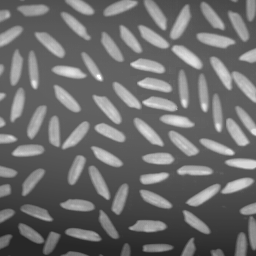
#> input picture ex7/rice.tiff, 256 x 256 px
$ python ex7.py
#> lines starting #> are read from the running program, lines starting #| are printed output that depends on the picture; after the words box and inside, x2 and y2 are one past the last pixel; in counts of white or black regions, pixels touching at a corner belong together
import cv2
import numpy as np

# 手动实现基本的全局阈值处理
def basic_threshold(image, threshold):
    thresholded_image = np.where(image > threshold, 255, 0)
    return thresholded_image.astype(np.uint8)

# 手动实现OTSU算法
def otsu_threshold(image):
    hist = cv2.calcHist([image], [0], None, [256], [0, 256])
    hist_norm = hist.ravel() / hist.sum()
    Q = hist_norm.cumsum()
    bins = np.arange(256)
    fn_min = np.inf
    thresh = -1
    for i in range(1, 256):
        p1, p2 = np.hsplit(hist_norm, [i])
        q1, q2 = Q[i], Q[255]-Q[i]
        if q1 == 0 or q2 == 0:
            continue
        b1, b2 = np.hsplit(bins,[i])
        m1, m2 = np.sum(p1 * b1) / q1, np.sum(p2 * b2) / q2
        v1, v2 = np.sum(((b1 - m1) ** 2) * p1) / q1, np.sum(((b2 - m2) ** 2) * p2) / q2
        fn = v1 * q1 + v2 * q2
        if fn < fn_min:
            fn_min = fn
            thresh = i
    return thresh, basic_threshold(image, thresh)

if __name__ == '__main__':

    rice_img = cv2.imread("rice.tiff", cv2.IMREAD_GRAYSCALE)
#> rice_img is the input picture: shape (256, 256); min 40, max 255, mean 109.2
    finger_img = cv2.imread("finger.tif", cv2.IMREAD_GRAYSCALE)
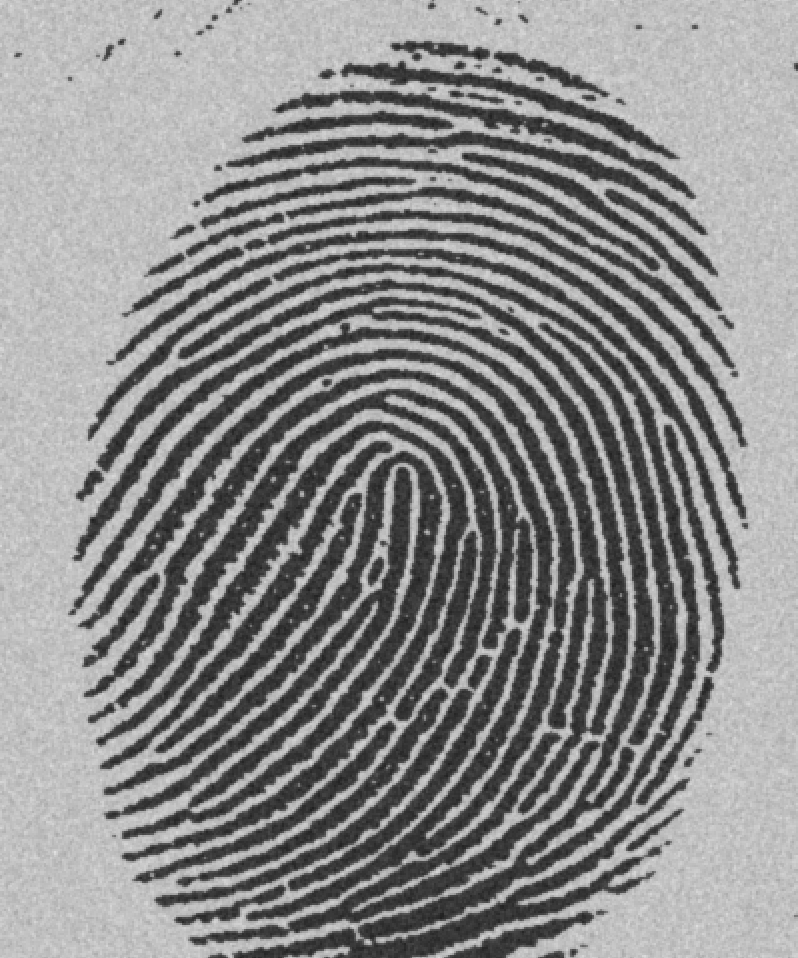
#> input picture ex7/finger.tif, 798 x 958 px
#> finger_img is the input picture: shape (958, 798); min 29, max 224, mean 140
    poly_img = cv2.imread("poly.tif", cv2.IMREAD_GRAYSCALE)
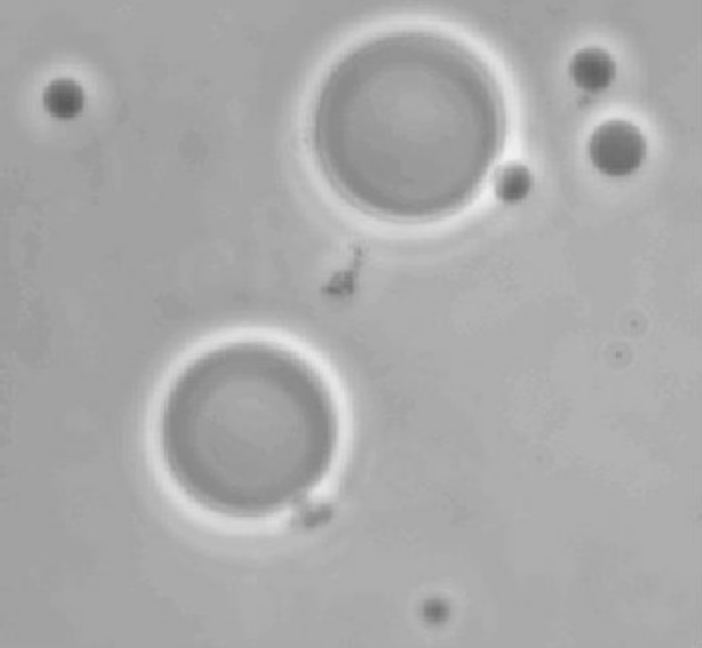
#> input picture ex7/poly.tif, 702 x 648 px
#> poly_img is the input picture: shape (648, 702); min 90, max 241, mean 169.6

    rice_threshold_value, rice_otsu = otsu_threshold(rice_img)
#> in otsu_threshold, `hist = cv2.calcHist([image], [0], None, [256], [0, 256])`: hist = 256 values, max 3974 at index 96, min 0 at index 0, mean 256
#> in otsu_threshold, `hist_norm = hist.ravel() / hist.sum()`: hist_norm = 256 values, max 0.0606 at index 96, min 0 at index 0, mean 0.00391
#> in otsu_threshold, `Q = hist_norm.cumsum()`: Q = 256 values from 0 to 1
#> the loop in otsu_threshold, `for i in range(1, 256):` made 255 passes
#> (q1, q2, m1, m2, v1, v2, fn, fn_min) on passes 40 to 50: (0.0191, 0.981, 0, 111.3, 0, 1810.6, 1776.1, 1776.1), (0.0221, 0.978, 34.43, 110.9, 26.69, 1716.8, 1679.3, 1679.3), (0.027, 0.973, 32.96, 111.3, 42.41, 1710.1, 1665.1, 1665.1), (0.0285, 0.972, 38.32, 111.3, 4.94, 1688.9, 1641, 1641), (0.0315, 0.968, 36.69, 111.5, 14.65, 1687.1, 1634.4, 1634.4), (0.0346, 0.965, 37.32, 111.7, 13.56, 1678.1, 1620.6, 1620.6), (0.0378, 0.962, 37.79, 112, 13.96, 1669.7, 1607.2, 1607.2), (0.0395, 0.96, 39.84, 112, 7.53, 1658.3, 1593, 1593), (0.0447, 0.955, 37.1, 112.5, 25.44, 1659.8, 1586.8, 1586.8), (0.0486, 0.951, 39.19, 112.7, 18.77, 1644.3, 1565.3, 1565.3), (0.0505, 0.949, 41.47, 112.8, 13.15, 1630.9, 1549.1, 1549.1)
#> (q1, q2) on passes 17 to 22: (0, 1), (0, 1), (0, 1), (0, 1), (0, 1), (0, 1)
#> after the loop in otsu_threshold, `for i in range(1, 256):`: fn_min = 405.8; thresh = 125
#> in basic_threshold, `thresholded_image = np.where(image > threshold, 255, 0)`:
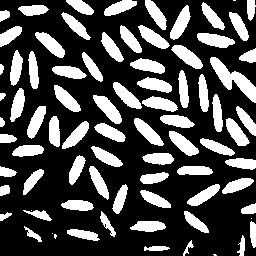
#> thresholded_image: shape (256, 256) int64; 30.1% white; 81 white regions (6 under 20 px), largest, box (x1, y1, x2, y2) and area: (210, 57, 256, 103) 741, (93, 95, 122, 124) 397, (197, 33, 235, 48) 378
#> rice_threshold_value = 125
    finger_threshold_value, finger_otsu = otsu_threshold(finger_img)
#> the loop in otsu_threshold (call 2), `for i in range(1, 256):` made 255 passes
#> (q1, m1, v1, v2, fn, fn_min) on passes 29 to 32: (1.05e-05, 0, 0, 3762.1, 3762, 3762), (2.09e-05, 14.5, 105.1, 3762, 3761.9, 3761.9), (5.76e-05, 10.73, 128.2, 3762, 3761.8, 3761.8), (9.42e-05, 18.61, 86.09, 3761.7, 3761.4, 3761.4)
#> (p1, q1) on passes 1 to 6: ([0], 0), ([0, 0], 0), ([0, 0, 0], 0), ([0, 0, 0, 0], 0), ([0, 0, 0, 0, 0], 0), ([0, 0, 0, 0, 0, 0], 0)
#> call 2 of basic_threshold, with threshold = 126
#> in basic_threshold (call 2), `thresholded_image = np.where(image > threshold, 255, 0)`:
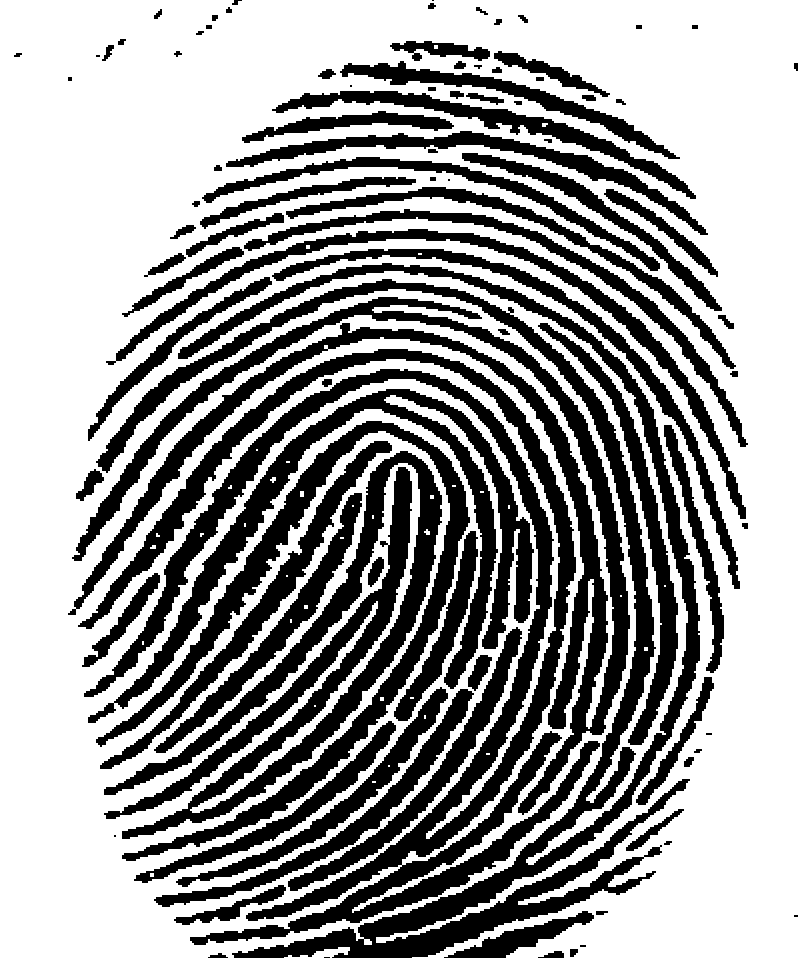
#> thresholded_image: shape (958, 798) int64; 61.9% white; 97 black regions (10 under 20 px), largest, box (x1, y1, x2, y2) and area: (78, 349, 600, 945) 43752, (96, 263, 700, 958) 40234, (68, 297, 630, 815) 29704
    poly_threshold_value, poly_otsu = otsu_threshold(poly_img)
#> call 3 of basic_threshold, with threshold = 183
#> in basic_threshold (call 3), `thresholded_image = np.where(image > threshold, 255, 0)`:
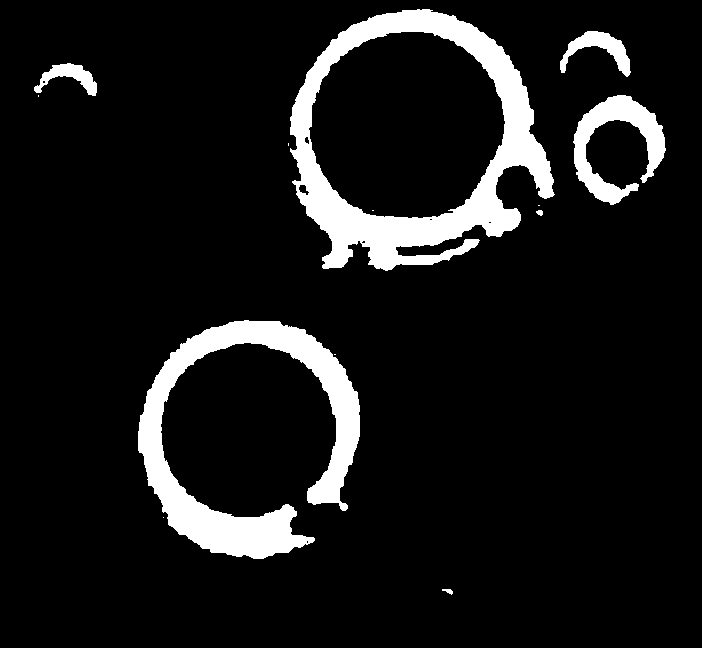
#> thresholded_image: shape (648, 702) int64; 9.5% white; 13 white regions (6 under 20 px), largest, box (x1, y1, x2, y2) and area: (290, 9, 555, 271) 20579, (138, 320, 360, 559) 16493, (573, 95, 666, 205) 4017

    rice_basic = basic_threshold(rice_img,128)
#> call 4 of basic_threshold, with threshold = 128
#> in basic_threshold (call 4), `thresholded_image = np.where(image > threshold, 255, 0)`:
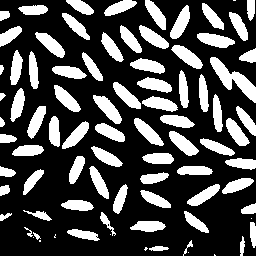
#> thresholded_image: shape (256, 256) int64; 29% white; 85 white regions (9 under 20 px), largest, box (x1, y1, x2, y2) and area: (210, 57, 256, 103) 726, (93, 95, 122, 124) 386, (197, 33, 235, 48) 369
    finger_basic = basic_threshold(finger_img,128)
#> in basic_threshold (call 5), `thresholded_image = np.where(image > threshold, 255, 0)`: thresholded_image: shape (958, 798) int64; 61.9% white; 99 black regions (12 under 20 px), largest, box (x1, y1, x2, y2) and area: (78, 349, 600, 945) 43760, (96, 263, 700, 958) 40242, (68, 297, 630, 815) 29708
    poly_basic = basic_threshold(poly_img,128)
#> in basic_threshold (call 6), `thresholded_image = np.where(image > threshold, 255, 0)`:
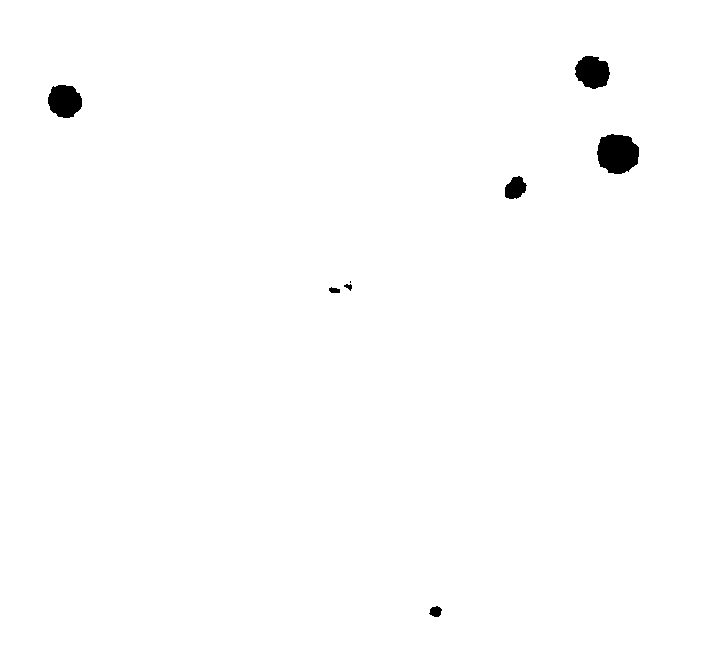
#> thresholded_image: shape (648, 702) int64; 99.2% white; 8 black regions (1 under 20 px), largest, box (x1, y1, x2, y2) and area: (597, 134, 639, 174) 1322, (48, 85, 82, 118) 876, (575, 56, 610, 89) 867

    cv2.imwrite("rice_otsu.jpg", rice_otsu)
    cv2.imwrite("finger_otsu.jpg", finger_otsu)
    cv2.imwrite("poly_otsu.jpg", poly_otsu)

    cv2.imwrite("rice_basic.jpg", rice_basic)
    cv2.imwrite("finger_basic.jpg", finger_basic)
    cv2.imwrite("poly_.basic.jpg", poly_basic)

    print(f"OTSU算法阈值（rice.tif）：{rice_threshold_value}")
#| OTSU算法阈值（rice.tif）：125
    print(f"OTSU算法阈值（finger.tif）：{finger_threshold_value}")
#| OTSU算法阈值（finger.tif）：126
    print(f"OTSU算法阈值（poly.tif）：{poly_threshold_value}")
#| OTSU算法阈值（poly.tif）：183
